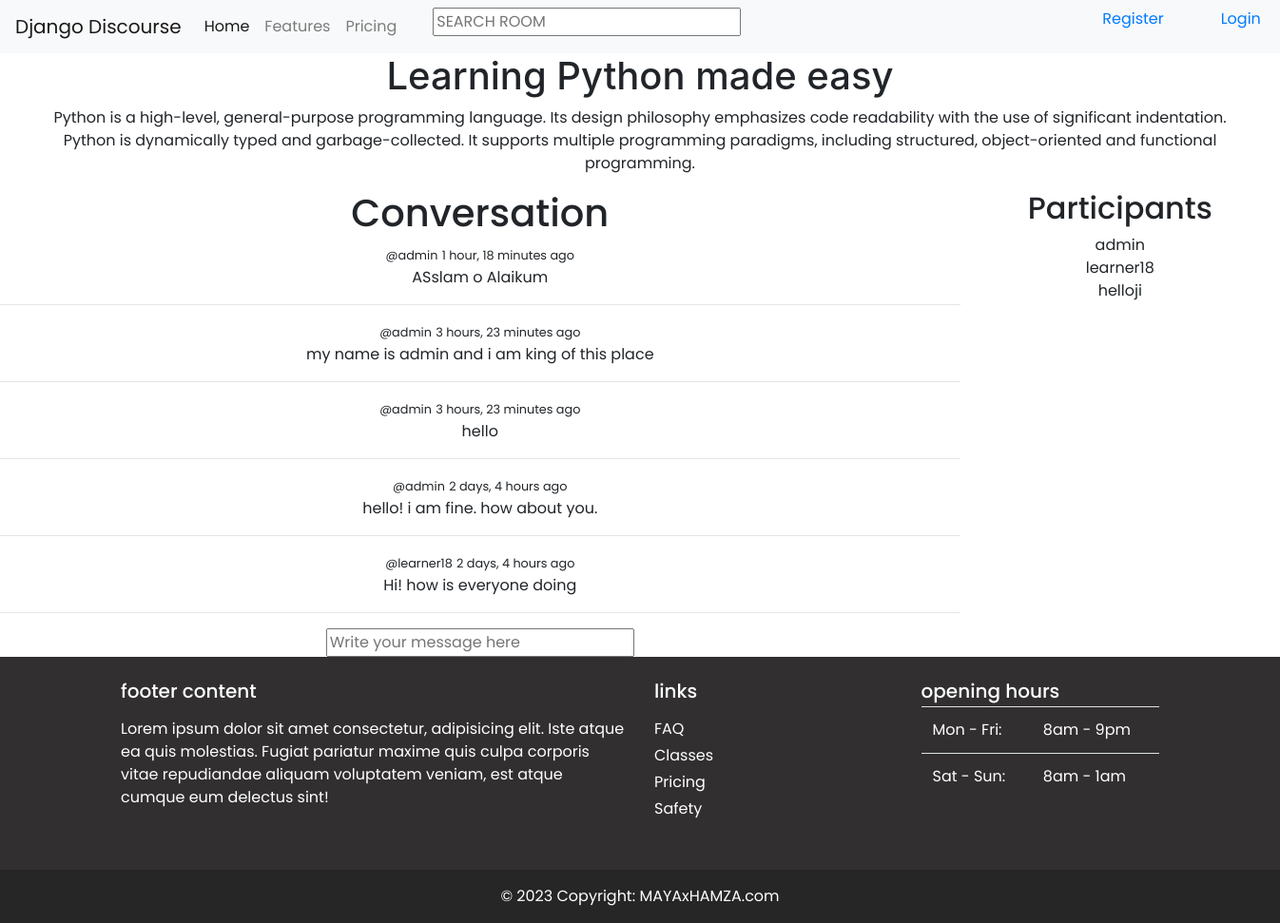
The page /room/1/ on the database its author committed.
### chat/models.py (models this page shows, shortened)
class Room(models.Model):
    host = models.ForeignKey(User,on_delete=models.SET_NULL,null=True)
    name = models.CharField(max_length=200)
    description = models.TextField(null=True,blank=True)
    participants = models.ManyToManyField(User,related_name="Participants",blank=True)
    topic = models.ForeignKey(Topic,on_delete=models.SET_NULL,null=True)
    updated = models.DateTimeField(auto_now=True)
    created = models.DateTimeField(auto_now_add=True)
    class Meta:
        ordering = ['-updated','-created']

class Message(models.Model):
    user = models.ForeignKey(User,on_delete=models.CASCADE)
    room = models.ForeignKey(Room,on_delete=models.CASCADE)
    message = models.TextField()
    updated = models.DateTimeField(auto_now=True)
    created = models.DateTimeField(auto_now_add=True)
    def __str__(self):
        return self.message

### chat/views.py (the view, shortened to what this page needs)
# urls.py: path('room/<str:pk>/',views.room,name="room"),
def room(request,pk):
    room = Room.objects.get(id=pk)
    chats = room.message_set.all().order_by('-created')
    participants = room.participants.all()
    context = {'room' : room,'page' : room.name,'chats':chats,'participants': participants}
    return render(request,'chat/room.html',context)

### chat/templates/chat/room.html (shortened to what this page needs)
{% extends "base.html" %}
{% block content %}
<h1 style="text-align: center;">{{room.name}}</h1>
<p style="text-align: center;padding: 0px 40px;">{{room.description}}</p>
<div class="grid">
<div>
    <div class="conversation" style="text-align: center;">
        <h1 >Conversation</h1>
        {% for chat in chats %}
        <div>
            <small>@{{chat.user}}</small>
            <small>{{chat.created|timesince}} ago</small>
           <p>{{chat}}</p>
           <hr>
        </div>
        {% endfor %}
    </div>
    <div class="do_message" style="text-align: center;">
        <form method="POST" action="">
            <input type="text" name="message_body" placeholder="Write your message here" />
        </form>
    </div>
</div>
<div class="participants" style="text-align: center;">
    <h2 >Participants</h2>
    <div>
    {% for user in participants %}
    <div>{{user.username}}</div>
    {% endfor %}
    </div>
</div>
</div>
{% endblock %}

### templates/base.html (style rules this page uses)
* { font-family: 'Poppins', sans-serif; }

### chat/templates/chat/room.html (style rules this page uses)
.grid { display: grid; grid-template-columns: 3fr 1fr; }

### rows shown on the page
Room: name "Learning Python made easy", description "Python is a high-level, general-purpose programming language. Its design philosophy emphasizes code readability with the use of significant indentation. Python is dynamically typed and garbage-collected. It supports multiple programming paradigms, including structured, object-oriented and functional programming."
Message: user "admin", created "1 hour, 18 minutes", message "ASslam o Alaikum"
Message: user "admin", created "3 hours, 23 minutes", message "my name is admin and i am king of this place"
Message: user "admin", created "3 hours, 23 minutes", message "hello"
Message: user "admin", created "2 days, 4 hours", message "hello! i am fine. how about you."
Message: user "learner18", created "2 days, 4 hours", message "Hi! how is everyone doing"

### other values the page prints
{{ user.username }} "admin"
{{ user.username }} "learner18"
{{ user.username }} "helloji"
